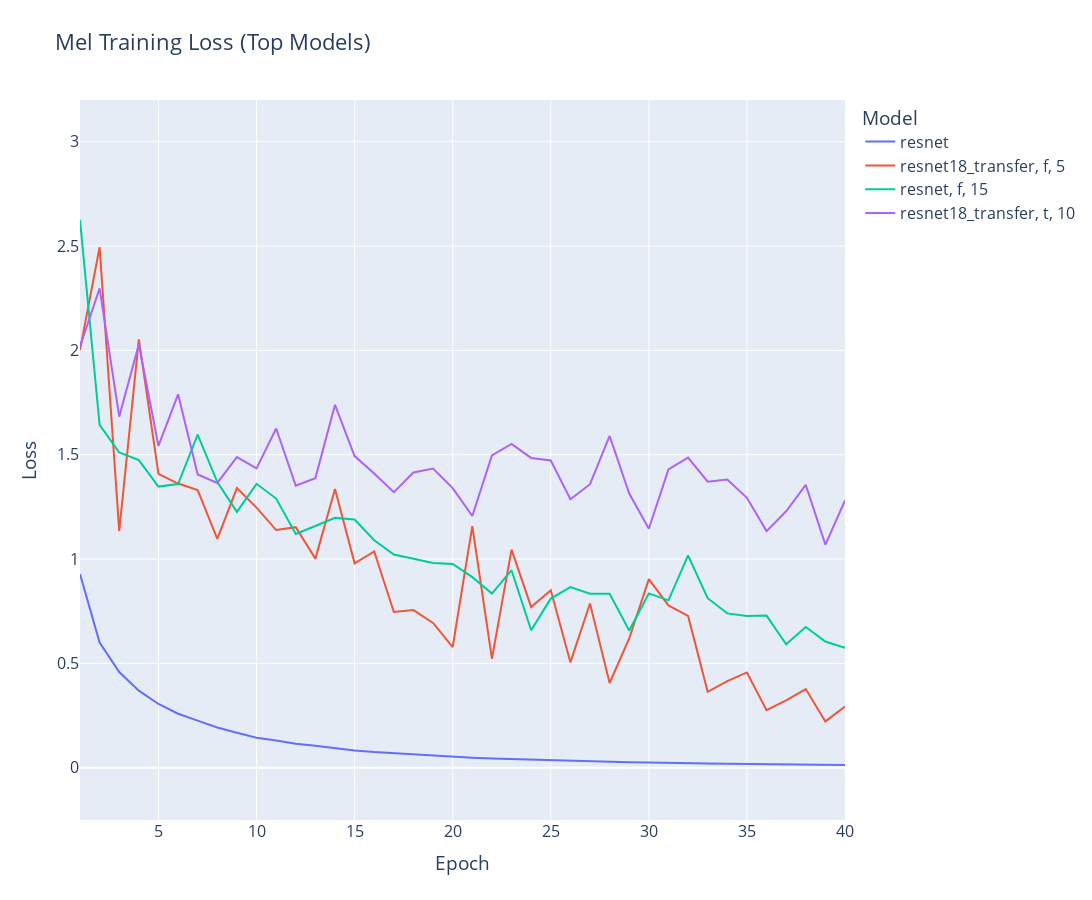

Source (notebook cell):
### Code cell
query_columns = "concat_ws(', ', m.name, d.shuffle, d.shot) as sep, e.epoch, r.value"
optimiser = "adam"
where = "and (m.id = 902 or m.id = 410 or m.id = 702 or m.id = 534)"

query = get_cnn(
    optimiser="adam",
    preprocessing="mel",
    columns=query_columns,
    where=where,
    type="training_loss",
)

columns, rows = query_database(query)

df = pd.DataFrame(rows, columns=columns)
df["value"] = df["value"].astype(float)
fig = px.line(
    df,
    x="epoch",
    y="value",
    color="sep",
    title="Mel Training Loss (Top Models)",
    width=WIDTH,
    height=HEIGHT,
)
fig.update_layout(
    legend_title_text="Model",
    xaxis_title="Epoch",
    yaxis_title="Loss",
    font=dict(size=FONT_SIZE),
)
fig.update_yaxes(range=[-0.25, 3.2])
fig.show()
save_fig(fig, "Mel Training Loss (Top CNN Models)")

### Figure 1 — Plotly figure (JSON) as saved in the notebook; plotly's stock layout.template omitted (floating-point values rounded to 4 significant figures)
{"data": [{"hovertemplate": "sep=resnet<br>epoch=%{x}<br>value=%{y}<extra></extra>", "legendgroup": "resnet", "line": {"color": "#636efa", "dash": "solid"}, "marker": {"symbol": "circle"}, "mode": "lines", "name": "resnet", "orientation": "v", "showlegend": true, "type": "scatter", "x": [1, 2, 3, 4, 5, 6, 7, 8, 9, 10, 11, 12, 13, 14, 15, 16, 17, 18, 19, 20, 21, 22, 23, 24, 25, 26, 27, 28, 29, 30, 31, 32, 33, 34, 35, 36, 37, 38, 39, 40], "xaxis": "x", "y": [0.9285, 0.6004, 0.4588, 0.3697, 0.306, 0.2592, 0.2263, 0.1935, 0.1684, 0.1445, 0.1309, 0.1155, 0.1062, 0.09339, 0.08314, 0.07546, 0.07004, 0.06276, 0.05598, 0.0538, 0.0482, 0.04415, 0.04137, 0.03787, 0.03484, 0.03259, 0.03079, 0.02679, 0.0262, 0.02556, 0.02488, 0.02209, 0.02084, 0.01894, 0.01858, 0.01715, 0.01667, 0.01569, 0.01396, 0.01328], "yaxis": "y"}, {"hovertemplate": "sep=resnet18_transfer, f, 5<br>epoch=%{x}<br>value=%{y}<extra></extra>", "legendgroup": "resnet18_transfer, f, 5", "line": {"color": "#EF553B", "dash": "solid"}, "marker": {"symbol": "circle"}, "mode": "lines", "name": "resnet18_transfer, f, 5", "orientation": "v", "showlegend": true, "type": "scatter", "x": [1, 2, 3, 4, 5, 6, 7, 8, 9, 10, 11, 12, 13, 14, 15, 16, 17, 18, 19, 20, 21, 22, 23, 24, 25, 26, 27, 28, 29, 30, 31, 32, 33, 34, 35, 36, 37, 38, 39, 40], "xaxis": "x", "y": [2.002, 2.495, 1.135, 2.053, 1.409, 1.362, 1.331, 1.098, 1.341, 1.247, 1.139, 1.153, 1.002, 1.336, 0.9799, 1.037, 0.7465, 0.7559, 0.6944, 0.5789, 1.158, 0.5228, 1.045, 0.771, 0.8505, 0.5056, 0.7873, 0.4065, 0.6198, 0.9041, 0.7783, 0.7277, 0.3641, 0.4155, 0.457, 0.2766, 0.3233, 0.3775, 0.2224, 0.2935], "yaxis": "y"}, {"hovertemplate": "sep=resnet, f, 15<br>epoch=%{x}<br>value=%{y}<extra></extra>", "legendgroup": "resnet, f, 15", "line": {"color": "#00cc96", "dash": "solid"}, "marker": {"symbol": "circle"}, "mode": "lines", "name": "resnet, f, 15", "orientation": "v", "showlegend": true, "type": "scatter", "x": [1, 2, 3, 4, 5, 6, 7, 8, 9, 10, 11, 12, 13, 14, 15, 16, 17, 18, 19, 20, 21, 22, 23, 24, 25, 26, 27, 28, 29, 30, 31, 32, 33, 34, 35, 36, 37, 38, 39, 40], "xaxis": "x", "y": [2.626, 1.643, 1.511, 1.475, 1.348, 1.36, 1.597, 1.37, 1.226, 1.361, 1.29, 1.12, 1.159, 1.198, 1.19, 1.091, 1.022, 1.002, 0.9815, 0.9769, 0.9138, 0.835, 0.947, 0.6592, 0.8109, 0.8663, 0.8343, 0.8339, 0.6584, 0.8356, 0.8024, 1.018, 0.813, 0.74, 0.7271, 0.7294, 0.5922, 0.6746, 0.6054, 0.5753], "yaxis": "y"}, {"hovertemplate": "sep=resnet18_transfer, t, 10<br>epoch=%{x}<br>value=%{y}<extra></extra>", "legendgroup": "resnet18_transfer, t, 10", "line": {"color": "#ab63fa", "dash": "solid"}, "marker": {"symbol": "circle"}, "mode": "lines", "name": "resnet18_transfer, t, 10", "orientation": "v", "showlegend": true, "type": "scatter", "x": [1, 2, 3, 4, 5, 6, 7, 8, 9, 10, 11, 12, 13, 14, 15, 16, 17, 18, 19, 20, 21, 22, 23, 24, 25, 26, 27, 28, 29, 30, 31, 32, 33, 34, 35, 36, 37, 38, 39, 40], "xaxis": "x", "y": [2.019, 2.297, 1.683, 2.03, 1.542, 1.79, 1.406, 1.365, 1.489, 1.435, 1.626, 1.352, 1.388, 1.739, 1.494, 1.411, 1.321, 1.415, 1.434, 1.34, 1.207, 1.497, 1.552, 1.485, 1.473, 1.287, 1.359, 1.59, 1.314, 1.146, 1.43, 1.486, 1.371, 1.381, 1.294, 1.134, 1.229, 1.356, 1.069, 1.281], "yaxis": "y"}], "layout": {"font": {"size": 16}, "height": 900, "legend": {"title": {"text": "Model"}, "tracegroupgap": 0}, "title": {"text": "Mel Training Loss (Top Models)"}, "width": 1200, "xaxis": {"anchor": "y", "domain": [0, 1], "title": {"text": "Epoch"}}, "yaxis": {"anchor": "x", "domain": [0, 1], "range": [-0.25, 3.2], "title": {"text": "Loss"}}}}
